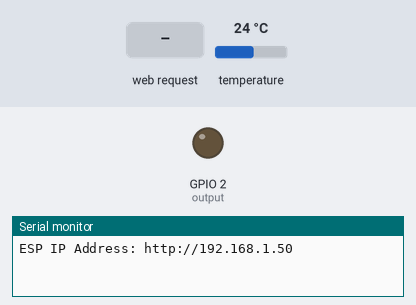
Recording of a program running on a simulated ESP8266 (Wemos D1 mini). On the bench: output pins drawn as LEDs (lit = HIGH), the last lines printed to the serial monitor. The inputs (shaded band) are chosen by the test bench; at power-on: temperature 24 °C. WiFi joins after 1.5 s; servers stay silent unless stated; not simulated (calls return 0 or success): wifi-secrets.h.

Above: at 2.7 s.
2.8 s: temperature set to 25.8 °C
At 6.1 s:
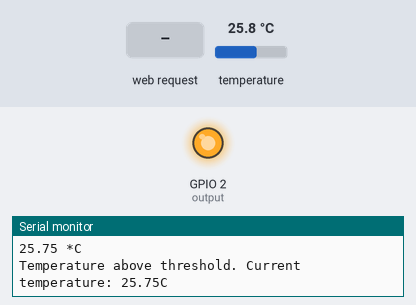
7.2 s: HTTP request GET /get received
8.7 s: HTTP request GET /get?dest_temp=DEST_TEMP received
10.2 s: HTTP request GET /get?dest_temp=THRESHOLD received
Timing chart, 0 to 12.7 s (numbered marks = the images above; inputs shaded):
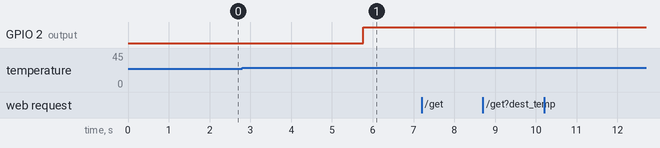

Measured:
- the behaviour switches between 25 and 25.1 °C on temperature (found by bisection; images 0 and 1)
- after the input at 2.8 s, GPIO 2 (output): LOW → HIGH after 3.0 s

The program:

main.cpp
```cpp
#ifdef ESP32
#include <WiFi.h>
#include <AsyncTCP.h>
#else
#include <ESP8266WiFi.h>
#include <ESPAsyncTCP.h>
#endif
#include <ESPAsyncWebServer.h>
#include <Wire.h>
#include <OneWire.h>
#include <DallasTemperature.h>

#include "wifi-secrets.h"

String destTemp = "25.0"; // deg C
String treshold = "1";	  // 1 deg C
String lastTemperature;
String enableArmChecked = "checked";

const char index_html[] PROGMEM = R"rawliteral(
<!DOCTYPE HTML><html><head>
  <title>Temperature Threshold Output Control</title>
  <meta name="viewport" content="width=device-width, initial-scale=1">
  </head><body style="background: #f8f8ff; margin-top: 50px; text-align: center; font-family: sans-serif">

<svg xmlns="http://www.w3.org/2000/svg" height="140" width="300">
    <g id="lcd1" transform="scale(2 2)" fill="tomato"></g>
</svg>
<br>
<svg xmlns="http://www.w3.org/2000/svg" height="140" width="300" style="user-select: none;">
    <g id="lcd2" transform="scale(1.4 1.4)" fill="#5f9ea0"></g>
    <path d="M230 10 l30 30 h-60 z" fill="#5f9ea0" onclick="up()"/>
    <path d="M230 85 l-30 -30 h60 z" fill="#5f9ea0" onclick="down()"/>
</svg>
<div>
  Tolerance: <input type="number" value="%THRESHOLD%" step=".1" min="0" onchange="updTreshold(this.value)"
  style="width: 50px; border: none"/>
</div>

<script>
    let dMap = [
        [1, 2, 3, 4, 5, 6], // 0
        [2, 3],             // 1
        [1, 2, 4, 5, 7],    // 2
        [1, 2, 3, 4, 7],    // 3
        [2, 3, 6, 7],       // 4
        [1, 3, 4, 6, 7],    // 5
        [1, 3, 4, 5, 6, 7], // 6
        [1, 2, 3],          // 7
        [1, 2, 3, 4, 5, 6, 7], // 8
        [1, 2, 3, 4, 6, 7]  // 9
    ]
    digit = d => {
        let paths = [
            'M2.1 2L.2 0h31.6l-1.9 2L28 4H4z',
            'M30 30l-2-1V5l2-1.9 2-2V31l-2-1z',
            'M30 60.9l-2-2V35l2-.9 2-1V62.9z',
            'M1.5 62.6l1.9-2 .6-.5h24l1.4 1.4 1.9 1.9.5.5H.2z',
            'M0 48L.2 33l2 1 1.8 1v24l-2 1.8-1.8 2z',
            'M0 16V1.2L2 3l1.9 2V29l-2 1-1.8.9z',
            'M16 33.9H3.9l-1.9-1L.2 32l.2-.1 1.8-1 1.7-.8H28l1.9 1 1.8 1-1.9.9-1.9 1z',

        ]
        return paths.map((p, i) => `<path d="${p}"
            opacity="${dMap[d].indexOf(i + 1) == -1 ? .05 : 1}"/>`).join('\n')
    }

    let drawNumber = (n , id) => {

        const [d0, d1, ,d2] = ('00' + n.toFixed(1)).slice(-4)
        document.getElementById(id).innerHTML =
        '<g transform="translate(10, 0) skewX(-5)">' + digit(d0) + '</g>' +
        '<g transform="translate(50 0) skewX(-5)">' + digit(d1) + '</g>' +
        '<rect transform=" skewX(-5)" x="88" y="59" width="5" height="5" />' +
        '<g transform="translate(100 0) skewX(-5)">' + digit(d2) + '</g>'
    }
    let crtTemp = Number(%TEMPERATURE%)
    let destTemp = %DEST_TEMP%
    drawNumber(crtTemp, 'lcd1')
    drawNumber(destTemp, 'lcd2')
    const up = () => {
        destTemp += .5
        upd()
    }
    const down = () => {
        destTemp -= .5
        upd()
    }
    const upd = () => (drawNumber(destTemp, 'lcd2'), fetch('/get?dest_temp=' + destTemp))
    const updTreshold = (value) => fetch('/get?treshold=' + value)

</script>

</body></html>)rawliteral";

void notFound(AsyncWebServerRequest *request)
{
	request->send(404, "text/plain", "Not found");
}

AsyncWebServer server(80);

// Replaces placeholder with values in HTML
String processor(const String &var)
{
	//Serial.println(var);
	if (var == "TEMPERATURE")
	{
		return lastTemperature;
	}
	else if (var == "DEST_TEMP")
	{
		return destTemp;
	}
	else if (var == "THRESHOLD")
	{
		return treshold;
	}
	return String();
}

// Flag variable to keep track if triggers was activated or not
bool triggerActive = false;

// Interval between sensor readings
unsigned long previousMillis = 0;
const long interval = 5000;

// GPIO where the output is connected to
const int output = 2;

// GPIO where the DS18B20 is connected to
const int oneWireBus = 4;
// Setup a oneWire instance to communicate with any OneWire devices
OneWire oneWire(oneWireBus);
// Pass our oneWire reference to Dallas Temperature sensor
DallasTemperature sensors(&oneWire);

void setup() {
	Serial.begin(115200);
	WiFi.mode(WIFI_STA);
	WiFi.begin(ssid, password);
	if (WiFi.waitForConnectResult() != WL_CONNECTED) {
		Serial.println("WiFi Failed!");
		return;
	}
	Serial.println();
	Serial.print("ESP IP Address: http://");
	Serial.println(WiFi.localIP());

	pinMode(output, OUTPUT);
	digitalWrite(output, LOW);

	// Start the DS18B20 sensor
	sensors.begin();

	// Send web page to client
	server.on("/", HTTP_GET, [](AsyncWebServerRequest *request) {
		request->send_P(200, "text/html", index_html, processor);
	});

	server.on("/get", HTTP_GET, [](AsyncWebServerRequest *request) {
		if (request->hasParam("dest_temp")) {
			destTemp = request->getParam("dest_temp")->value();
		}
		if (request->hasParam("treshold")) {
			treshold = request->getParam("treshold")->value();
		}
		Serial.println(destTemp);
		request->send(202, "text/html", "");
	});
	server.onNotFound(notFound);
	server.begin();
}

void loop()
{
	unsigned long currentMillis = millis();
	if (currentMillis - previousMillis >= interval) {
		previousMillis = currentMillis;
		sensors.requestTemperatures();
		// Temperature in Celsius
		float temperature = sensors.getTempCByIndex(0);
		Serial.print(temperature);
		Serial.println(" *C");

		lastTemperature = String(temperature);

		const float th = treshold.toFloat();
		const float dt = destTemp.toFloat();

		// Check if temperature is above threshold and if it needs to trigger output
		if (temperature > dt && !triggerActive) {
			String message = String("Temperature above threshold. Current temperature: ") +
							 String(temperature) + String("C");
			Serial.println(message);
			triggerActive = true;
			digitalWrite(output, HIGH);
		}
		// Check if temperature is below threshold and if it needs to trigger output
		else if ((temperature < dt - th) && triggerActive) {
			String message = String("Temperature below threshold. Current temperature: ") +
							 String(temperature) + String(" C");
			Serial.println(message);
			triggerActive = false;
			digitalWrite(output, LOW);
		}
	}
}
```
